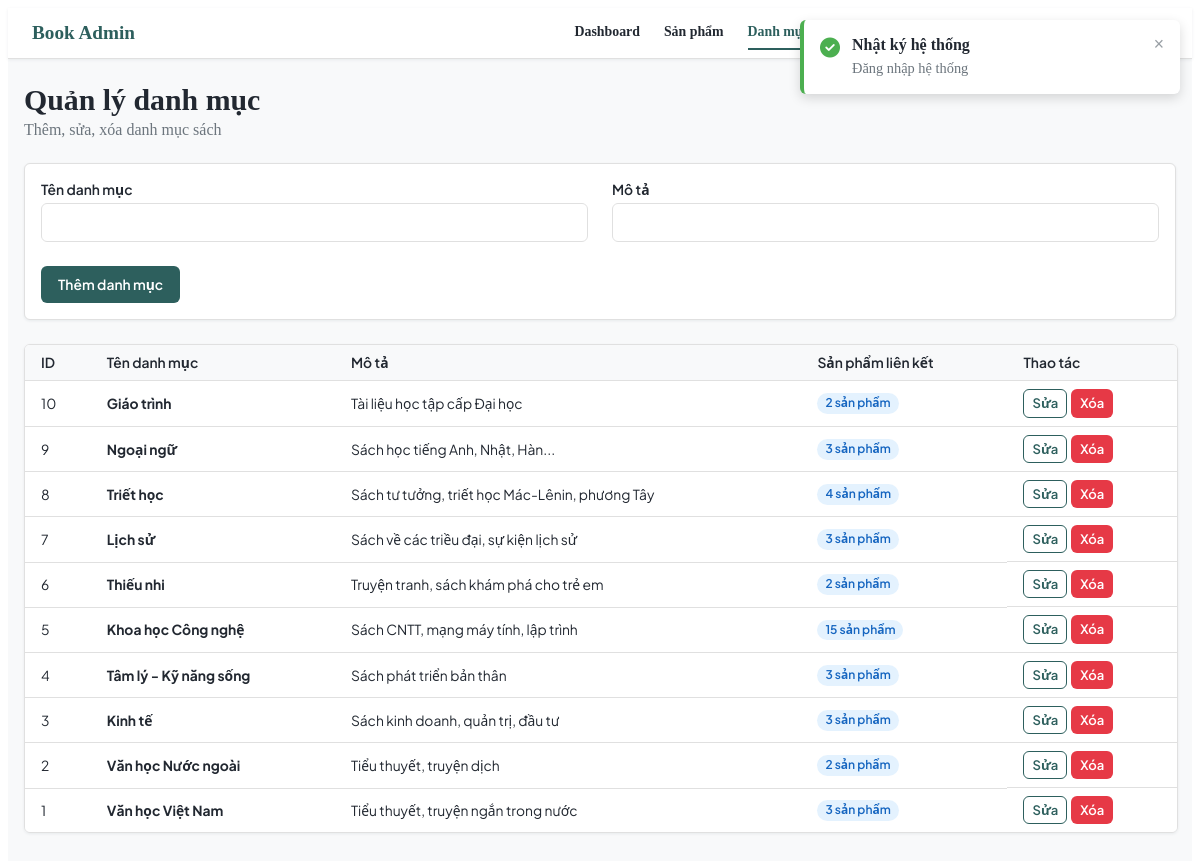
/admin/categories.php (signed in), run on the app's committed database.
### tables this page shows
CREATE TABLE IF NOT EXISTS `category` (
  `CategoryID` int NOT NULL AUTO_INCREMENT,
  `CategoryName` varchar(100) NOT NULL,
  `Description` text,
  PRIMARY KEY (`CategoryID`)
);

### admin/categories.php (the view, shortened to what this page needs)
<?php
require_once 'data.php';
require_once 'partials.php';
$editCategory = null;
$categories = [];
$res = $conn->query("
  SELECT c.CategoryID, c.CategoryName, c.Description, COUNT(p.ProductID) AS ProductCount
  FROM category c
  LEFT JOIN product p ON c.CategoryID = p.CategoryID
  GROUP BY c.CategoryID
  ORDER BY c.CategoryID DESC
");
if ($res) {
  while ($row = $res->fetch_assoc()) {
    $categories[] = $row;
  }
}
?>
<!DOCTYPE html>
<html lang="vi">
<head>
  <title>Quản lý danh mục</title><?= adminCssLinks() ?>
</head>
<body>
  <div class="app-layout">
    <?php adminSidebar(); ?>
    <main class="page-content">
      <header class="page-header"><div><h1>Quản lý danh mục</h1><p>Thêm, sửa, xóa danh mục sách</p></div></header>
      <form method="post" class="card">
        <div class="card__body form">
          <div class="form-row">
            <div class="form-group" style="flex: 1;">
              <label class="form-label">Tên danh mục</label>
              <input class="form-control" type="text" name="name" value="<?= h($editCategory['CategoryName'] ?? '') ?>" required>
            </div>
            <div class="form-group" style="flex: 2;">
              <label class="form-label">Mô tả</label>
              <input class="form-control" type="text" name="description" value="<?= h($editCategory['Description'] ?? '') ?>">
            </div>
          </div>
          <div class="btn-group">
            <button class="btn btn--primary" type="submit"><?= $editCategory ? 'Cập nhật danh mục' : 'Thêm danh mục' ?></button>
          </div>
        </div>
      </form>
      <div class="table-wrapper">
        <table class="table">
          <thead>
            <tr>
              <th>ID</th>
              <th>Tên danh mục</th>
              <th>Mô tả</th>
              <th>Sản phẩm liên kết</th>
              <th>Thao tác</th>
            </tr>
          </thead>
          <tbody>
            <?php foreach ($categories as $category): ?>
              <tr>
                <td><?= h($category['CategoryID']) ?></td>
                <td><strong><?= h($category['CategoryName']) ?></strong></td>
                <td><?= h($category['Description'] ?? '') ?></td>
                <td><span class="badge badge--info"><?= h($category['ProductCount']) ?> sản phẩm</span></td>
                <td class="table__actions">
                  <a class="btn btn--sm btn--outline" href="categories.php?edit=<?= h($category['CategoryID']) ?>">Sửa</a>
                  <form method="post" onsubmit="return confirm('Bạn có chắc chắn muốn xóa danh mục này?')" style="display: inline;">
                    <button class="btn btn--sm btn--danger" type="submit">Xóa</button>
                  </form>
                </td>
              </tr>
            <?php endforeach; ?>
          </tbody>
        </table>
      </div>
    </main>
  </div>
</body>
</html>

### admin/partials.php (shortened to what this page needs)
<?php
function h($value) {
  return htmlspecialchars((string) $value, ENT_QUOTES, 'UTF-8');
}
function activeClass($page) {
  return basename($_SERVER['PHP_SELF']) === $page ? 'is-active' : '';
}
function adminCssLinks() {
  return '
  <link rel="stylesheet" href="../assets/css/variables.css?v=3">
  <link rel="stylesheet" href="../assets/css/components/button.css?v=3">
  <link rel="stylesheet" href="../assets/css/components/badge.css?v=3">
  <link rel="stylesheet" href="../assets/css/components/card.css?v=3">
  <link rel="stylesheet" href="../assets/css/components/form.css?v=3">
  <link rel="stylesheet" href="../assets/css/components/navbar.css?v=3">
  <link rel="stylesheet" href="../assets/css/components/table.css?v=3">
  <link rel="stylesheet" href="../assets/css/components/alert_toast.css?v=3">
  <link rel="stylesheet" href="https://cdnjs.cloudflare.com/ajax/libs/font-awesome/6.4.0/css/all.min.css">';
}
function adminSidebar() {
  ?>
  <header class="navbar admin-navbar">
    <a href="index.php" class="navbar__brand">Book Admin</a>
    <nav>
      <ul class="navbar__menu">
        <li class="navbar__item"><a href="index.php" class="navbar__link <?= activeClass('index.php') ?>">Dashboard</a></li>
        <li class="navbar__item"><a href="products.php" class="navbar__link <?= activeClass('products.php') ?>">Sản phẩm</a></li>
        <li class="navbar__item"><a href="categories.php" class="navbar__link <?= activeClass('categories.php') ?>">Danh mục</a></li>
        <li class="navbar__item"><a href="orders.php" class="navbar__link <?= activeClass('orders.php') ?>">Đơn hàng</a></li>
        <li class="navbar__item"><a href="users.php" class="navbar__link <?= activeClass('users.php') ?>">Người dùng</a></li>
        <li class="navbar__item"><a href="coupons.php" class="navbar__link <?= activeClass('coupons.php') ?>">Mã giảm giá</a></li>
        <li class="navbar__item">
          <a href="#" class="navbar__link" onclick="event.preventDefault(); document.getElementById('admin-logout-form').submit();" style="color: var(--color-error, #e53e3e);">
          </a>
        </li>
      </ul>
    </nav>
  </header>
  <?php if (isset($_SESSION['log_toast'])):
    $toastMsg = $_SESSION['log_toast'];
    $toastClass = 'toast--success';
    $toastColor = 'var(--color-success)';
    $toastIcon = 'fa-circle-check';
  ?>
    <div class="toast-container" id="admin-toast-container" style="position: fixed; top: 20px; right: 20px; z-index: 10000; display: block; max-width: 380px; width: 100%;">
      <div class="toast <?= $toastClass ?>" id="admin-toast" style="animation: toast-in 0.3s ease; box-shadow: 0 4px 12px rgba(0,0,0,0.15); border-left: 4px solid <?= $toastColor ?>; background: var(--color-surface); padding: 16px; border-radius: var(--border-radius); display: flex; gap: 12px; align-items: flex-start;">
        <i class="fa-solid <?= $toastIcon ?>" style="color: <?= $toastColor ?>; font-size: 1.25rem; margin-top: 2px;"></i>
        <div style="flex: 1;">
          <div style="font-weight: bold; margin-bottom: 4px; color: var(--color-text); text-align: left;">
            <?= ($toastClass === 'toast--error') ? 'Thông báo hệ thống' : 'Nhật ký hệ thống' ?>
          </div>
          <div style="font-size: 0.9rem; color: var(--color-text-light); line-height: 1.4; text-align: left;"><?= htmlspecialchars($toastMsg) ?></div>
        </div>
        <button onclick="document.getElementById('admin-toast-container').remove()" style="background: none; border: none; font-size: 1.1rem; cursor: pointer; color: var(--color-text-light); padding: 0; line-height: 1; opacity: 0.7;">&times;</button>
      </div>
    </div>
  <?php endif; ?>
  <?php
}
?>

### assets/css/variables.css (style rules this page uses)
:root { --color-primary-dark: #1e4241; --color-primary: #2d5f5d; --color-secondary: #f9b234; --color-accent: #e85d04; --color-accent-dark: #c44d03; --color-background: #f8f9fa; --color-surface: #ffffff; --color-border: #e0e0e0; --color-text: #222831; --color-text-light: #6c757d; --color-success: #4caf50; --color-error: #e63946; --color-warning: #ffb703; --color-info: #2196f3; --font-family-base: 'Plus Jakarta Sans', 'Segoe UI', Roboto, Helvetica, Arial, sans-serif; --font-size-base: 15px; --font-size-xxs: 0.733rem; --font-size-sm: 0.866rem; --font-size-md: 1rem; --font-size-lg: 1.2rem; --font-size-xl: 1.466rem; --font-size-xxl: 1.866rem; --font-size-3xl: 2.4rem; --font-weight-normal: 400; --font-weight-medium: 500; --font-weight-bold: 600; --font-weight-extra-bold: 700; --line-height-base: 1.6; --spacing-xxs: 2px; --spacing-xs: 4px; --spacing-sm: 8px; --spacing-md: 16px; --spacing-lg: 24px; --spacing-xl: 40px; --spacing-xxl: 64px; --border-radius-sm: 4px; --border-radius: 6px; --border-radius-lg: 12px; --border-width: 1px; --box-shadow-sm: 0 1px 3px rgba(44, 62, 80, 0.08); --box-shadow-md: 0 4px 12px rgba(44, 62, 80, 0.12); --box-shadow-lg: 0 8px 24px rgba(44, 62, 80, 0.16); --transition-fast: 0.15s cubic-bezier(0.4, 0, 0.2, 1); --transition-base: 0.3s cubic-bezier(0.4, 0, 0.2, 1); --transition-slow: 0.5s cubic-bezier(0.4, 0, 0.2, 1); }

### assets/css/components/button.css (style rules this page uses)
.btn { display: inline-flex; align-items: center; justify-content: center; gap: var(--spacing-sm); padding: var(--spacing-sm) var(--spacing-md); font-family: var(--font-family-base); font-size: var(--font-size-sm); font-weight: var(--font-weight-bold); line-height: 1.4; text-decoration: none; white-space: nowrap; border: var(--border-width) solid transparent; border-radius: var(--border-radius); cursor: pointer; transition: background-color var(--transition-fast), color var(--transition-fast), border-color var(--transition-fast), box-shadow var(--transition-fast), transform var(--transition-fast); }
.btn--primary { background-color: var(--color-primary); color: var(--color-surface); }
.btn--outline { background-color: transparent; color: var(--color-primary); border-color: var(--color-primary); }
.btn--danger { background-color: var(--color-error); color: var(--color-surface); }
.btn--sm { padding: var(--spacing-xs) var(--spacing-sm); font-size: 0.8125rem; }
.btn-group { display: inline-flex; flex-wrap: wrap; gap: var(--spacing-sm); }

### assets/css/components/badge.css (style rules this page uses)
.badge { display: inline-flex; align-items: center; gap: var(--spacing-xs); padding: var(--spacing-xxs) var(--spacing-sm); font-size: 0.75rem; font-weight: var(--font-weight-bold); line-height: 1.4; border-radius: 999px; white-space: nowrap; }
.badge--info { background-color: rgba(33, 150, 243, 0.12); color: #1565c0; }

### assets/css/components/card.css (style rules this page uses)
.card { display: flex; flex-direction: column; background-color: var(--color-surface); border: var(--border-width) solid var(--color-border); border-radius: var(--border-radius); box-shadow: var(--box-shadow-sm); overflow: hidden; transition: box-shadow var(--transition-base), transform var(--transition-base); }
.card__body { display: flex; flex-direction: column; gap: var(--spacing-sm); padding: var(--spacing-md); flex: 1; }

### assets/css/components/form.css (style rules this page uses)
.form { display: flex; flex-direction: column; gap: var(--spacing-lg); }
.form-row { display: grid; grid-template-columns: repeat(auto-fit, minmax(260px, 1fr)); gap: var(--spacing-lg); align-items: end; }
.form-row .form-group { min-width: 0; }
.form-group { display: flex; flex-direction: column; gap: var(--spacing-xs); min-width: 0; }
.form-label { font-family: var(--font-family-base); font-size: var(--font-size-sm); font-weight: var(--font-weight-bold); color: var(--color-text); }
.form-control { box-sizing: border-box; width: 100%; min-width: 0; padding: var(--spacing-sm) var(--spacing-md); font-family: var(--font-family-base); font-size: var(--font-size-md); color: var(--color-text); background-color: var(--color-surface); border: var(--border-width) solid var(--color-border); border-radius: var(--border-radius); transition: border-color var(--transition-fast), box-shadow var(--transition-fast); }
.form-control::placeholder { color: var(--color-text-light); }

### data on the page
category: CategoryID "10", CategoryName "Giáo trình", Description "Tài liệu học tập cấp Đại học", ProductCount "2"
category: CategoryID "9", CategoryName "Ngoại ngữ", Description "Sách học tiếng Anh, Nhật, Hàn...", ProductCount "3"
category: CategoryID "8", CategoryName "Triết học", Description "Sách tư tưởng, triết học Mác-Lênin, phương Tây", ProductCount "4"
category: CategoryID "7", CategoryName "Lịch sử", Description "Sách về các triều đại, sự kiện lịch sử", ProductCount "3"
category: CategoryID "6", CategoryName "Thiếu nhi", Description "Truyện tranh, sách khám phá cho trẻ em", ProductCount "2"
category: CategoryID "5", CategoryName "Khoa học Công nghệ", Description "Sách CNTT, mạng máy tính, lập trình", ProductCount "15"
category: CategoryID "4", CategoryName "Tâm lý - Kỹ năng sống", Description "Sách phát triển bản thân", ProductCount "3"
category: CategoryID "3", CategoryName "Kinh tế", Description "Sách kinh doanh, quản trị, đầu tư", ProductCount "3"
category: CategoryID "2", CategoryName "Văn học Nước ngoài", Description "Tiểu thuyết, truyện dịch", ProductCount "2"
category: CategoryID "1", CategoryName "Văn học Việt Nam", Description "Tiểu thuyết, truyện ngắn trong nước", ProductCount "3"

### other printed values
$toastMsg "Đăng nhập hệ thống"
